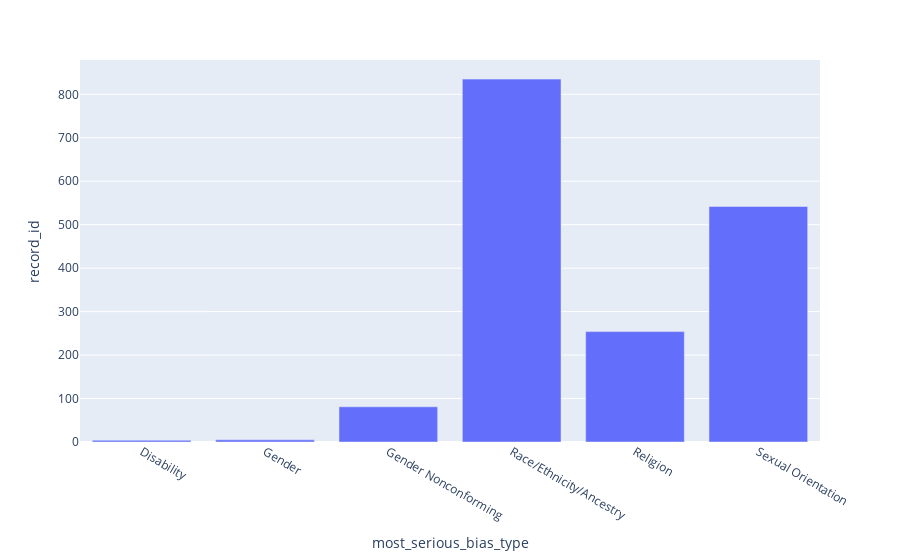

The notebook cell saved with this chart:
### Code cell
types_of_crimes = trimmed_data[['record_id', 'most_serious_bias_type']].groupby('most_serious_bias_type').count().reset_index()
graph = px.bar(types_of_crimes, x='most_serious_bias_type', y='record_id')
graph.show()

### Figure 1 — Plotly figure (JSON) as saved in the notebook; plotly's stock layout.template omitted (floating-point values rounded to 4 significant figures)
{"data": [{"alignmentgroup": "True", "hovertemplate": "most_serious_bias_type=%{x}<br>record_id=%{y}<extra></extra>", "legendgroup": "", "marker": {"color": "#636efa", "pattern": {"shape": ""}}, "name": "", "offsetgroup": "", "orientation": "v", "showlegend": false, "textposition": "auto", "type": "bar", "x": ["Disability", "Gender", "Gender Nonconforming", "Race/Ethnicity/Ancestry", "Religion", "Sexual Orientation"], "xaxis": "x", "y": [4, 5, 81, 835, 254, 542], "yaxis": "y"}], "layout": {"barmode": "relative", "legend": {"tracegroupgap": 0}, "margin": {"t": 60}, "xaxis": {"anchor": "y", "domain": [0, 1], "title": {"text": "most_serious_bias_type"}}, "yaxis": {"anchor": "x", "domain": [0, 1], "title": {"text": "record_id"}}}}
